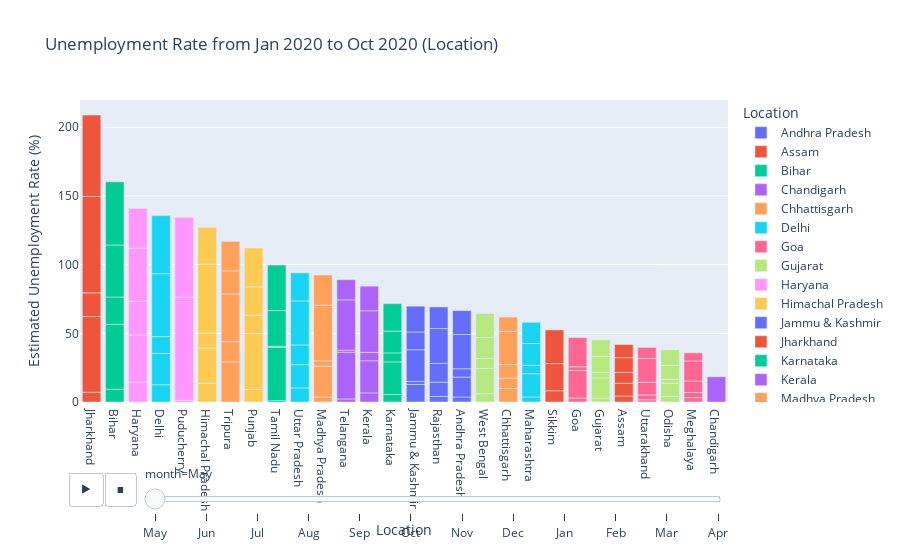

The cell this chart's notebook holds for it:
### Markdown cell above
Hariyana and Tripura were having the highest average amount of Unemployment rate

Meghalaya was having the lowest average amount of Unemployment rate

### Code cell
import plotly.express as px

fig = px.bar(df, x='Location', y='Estimated Unemployment Rate (%)', animation_frame='month', color='Location',
             title='Unemployment Rate from Jan 2020 to Oct 2020 (Location)')

fig.update_layout(xaxis={'categoryorder': 'total descending'})
fig.show()

### Figure 1 — Plotly figure (JSON) as saved in the notebook; plotly's stock layout.template omitted (floating-point values rounded to 4 significant figures)
{"data": [{"alignmentgroup": "True", "hovertemplate": "Location=%{x}<br>month=May<br>Estimated Unemployment Rate (%)=%{y}<extra></extra>", "legendgroup": "Andhra Pradesh", "marker": {"color": "#636efa", "pattern": {"shape": ""}}, "name": "Andhra Pradesh", "offsetgroup": "Andhra Pradesh", "orientation": "v", "showlegend": true, "textposition": "auto", "type": "bar", "x": ["Andhra Pradesh", "Andhra Pradesh", "Andhra Pradesh", "Andhra Pradesh", "Andhra Pradesh"], "xaxis": "x", "y": [3.65, 14.46, 6.09, 24.91, 17.43], "yaxis": "y"}, {"alignmentgroup": "True", "hovertemplate": "Location=%{x}<br>month=May<br>Estimated Unemployment Rate (%)=%{y}<extra></extra>", "legendgroup": "Assam", "marker": {"color": "#EF553B", "pattern": {"shape": ""}}, "name": "Assam", "offsetgroup": "Assam", "orientation": "v", "showlegend": true, "textposition": "auto", "type": "bar", "x": ["Assam", "Assam", "Assam", "Assam", "Assam"], "xaxis": "x", "y": [4.29, 9.38, 7.87, 10.77, 9.55], "yaxis": "y"}, {"alignmentgroup": "True", "hovertemplate": "Location=%{x}<br>month=May<br>Estimated Unemployment Rate (%)=%{y}<extra></extra>", "legendgroup": "Bihar", "marker": {"color": "#00cc96", "pattern": {"shape": ""}}, "name": "Bihar", "offsetgroup": "Bihar", "orientation": "v", "showlegend": true, "textposition": "auto", "type": "bar", "x": ["Bihar", "Bihar", "Bihar", "Bihar", "Bihar"], "xaxis": "x", "y": [9.27, 47.26, 19.9, 37.87, 45.96], "yaxis": "y"}, {"alignmentgroup": "True", "hovertemplate": "Location=%{x}<br>month=May<br>Estimated Unemployment Rate (%)=%{y}<extra></extra>", "legendgroup": "Chandigarh", "marker": {"color": "#ab63fa", "pattern": {"shape": ""}}, "name": "Chandigarh", "offsetgroup": "Chandigarh", "orientation": "v", "showlegend": true, "textposition": "auto", "type": "bar", "x": ["Chandigarh"], "xaxis": "x", "y": [18.35], "yaxis": "y"}, {"alignmentgroup": "True", "hovertemplate": "Location=%{x}<br>month=May<br>Estimated Unemployment Rate (%)=%{y}<extra></extra>", "legendgroup": "Chhattisgarh", "marker": {"color": "#FFA15A", "pattern": {"shape": ""}}, "name": "Chhattisgarh", "offsetgroup": "Chhattisgarh", "orientation": "v", "showlegend": true, "textposition": "auto", "type": "bar", "x": ["Chhattisgarh", "Chhattisgarh", "Chhattisgarh", "Chhattisgarh", "Chhattisgarh"], "xaxis": "x", "y": [9.82, 7.64, 9.77, 24.1, 10.5], "yaxis": "y"}, {"alignmentgroup": "True", "hovertemplate": "Location=%{x}<br>month=May<br>Estimated Unemployment Rate (%)=%{y}<extra></extra>", "legendgroup": "Delhi", "marker": {"color": "#19d3f3", "pattern": {"shape": ""}}, "name": "Delhi", "offsetgroup": "Delhi", "orientation": "v", "showlegend": true, "textposition": "auto", "type": "bar", "x": ["Delhi", "Delhi", "Delhi", "Delhi", "Delhi"], "xaxis": "x", "y": [12.56, 22.76, 12.31, 45.78, 42.27], "yaxis": "y"}, {"alignmentgroup": "True", "hovertemplate": "Location=%{x}<br>month=May<br>Estimated Unemployment Rate (%)=%{y}<extra></extra>", "legendgroup": "Goa", "marker": {"color": "#FF6692", "pattern": {"shape": ""}}, "name": "Goa", "offsetgroup": "Goa", "orientation": "v", "showlegend": true, "textposition": "auto", "type": "bar", "x": ["Goa", "Goa", "Goa", "Goa"], "xaxis": "x", "y": [2.91, 20, 2.75, 21.25], "yaxis": "y"}, {"alignmentgroup": "True", "hovertemplate": "Location=%{x}<br>month=May<br>Estimated Unemployment Rate (%)=%{y}<extra></extra>", "legendgroup": "Gujarat", "marker": {"color": "#B6E880", "pattern": {"shape": ""}}, "name": "Gujarat", "offsetgroup": "Gujarat", "orientation": "v", "showlegend": true, "textposition": "auto", "type": "bar", "x": ["Gujarat", "Gujarat", "Gujarat", "Gujarat", "Gujarat"], "xaxis": "x", "y": [2.88, 14.58, 4.09, 11.62, 12.11], "yaxis": "y"}, {"alignmentgroup": "True", "hovertemplate": "Location=%{x}<br>month=May<br>Estimated Unemployment Rate (%)=%{y}<extra></extra>", "legendgroup": "Haryana", "marker": {"color": "#FF97FF", "pattern": {"shape": ""}}, "name": "Haryana", "offsetgroup": "Haryana", "orientation": "v", "showlegend": true, "textposition": "auto", "type": "bar", "x": ["Haryana", "Haryana", "Haryana", "Haryana", "Haryana"], "xaxis": "x", "y": [14.54, 34.22, 24.67, 38.46, 29.02], "yaxis": "y"}, {"alignmentgroup": "True", "hovertemplate": "Location=%{x}<br>month=May<br>Estimated Unemployment Rate (%)=%{y}<extra></extra>", "legendgroup": "Himachal Pradesh", "marker": {"color": "#FECB52", "pattern": {"shape": ""}}, "name": "Himachal Pradesh", "offsetgroup": "Himachal Pradesh", "orientation": "v", "showlegend": true, "textposition": "auto", "type": "bar", "x": ["Himachal Pradesh", "Himachal Pradesh", "Himachal Pradesh", "Himachal Pradesh", "Himachal Pradesh"], "xaxis": "x", "y": [13.68, 25.64, 10.88, 50, 26.95], "yaxis": "y"}, {"alignmentgroup": "True", "hovertemplate": "Location=%{x}<br>month=May<br>Estimated Unemployment Rate (%)=%{y}<extra></extra>", "legendgroup": "Jammu & Kashmir", "marker": {"color": "#636efa", "pattern": {"shape": ""}}, "name": "Jammu & Kashmir", "offsetgroup": "Jammu & Kashmir", "orientation": "v", "showlegend": true, "textposition": "auto", "type": "bar", "x": ["Jammu & Kashmir", "Jammu & Kashmir", "Jammu & Kashmir", "Jammu & Kashmir", "Jammu & Kashmir"], "xaxis": "x", "y": [12.78, 2.22, 23.04, 12.96, 18.74], "yaxis": "y"}, {"alignmentgroup": "True", "hovertemplate": "Location=%{x}<br>month=May<br>Estimated Unemployment Rate (%)=%{y}<extra></extra>", "legendgroup": "Jharkhand", "marker": {"color": "#EF553B", "pattern": {"shape": ""}}, "name": "Jharkhand", "offsetgroup": "Jharkhand", "orientation": "v", "showlegend": true, "textposition": "auto", "type": "bar", "x": ["Jharkhand", "Jharkhand", "Jharkhand", "Jharkhand", "Jharkhand"], "xaxis": "x", "y": [7.11, 55.1, 17.23, 70.17, 59.23], "yaxis": "y"}, {"alignmentgroup": "True", "hovertemplate": "Location=%{x}<br>month=May<br>Estimated Unemployment Rate (%)=%{y}<extra></extra>", "legendgroup": "Karnataka", "marker": {"color": "#00cc96", "pattern": {"shape": ""}}, "name": "Karnataka", "offsetgroup": "Karnataka", "orientation": "v", "showlegend": true, "textposition": "auto", "type": "bar", "x": ["Karnataka", "Karnataka", "Karnataka", "Karnataka", "Karnataka"], "xaxis": "x", "y": [5.46, 23.72, 6.56, 15.88, 19.97], "yaxis": "y"}, {"alignmentgroup": "True", "hovertemplate": "Location=%{x}<br>month=May<br>Estimated Unemployment Rate (%)=%{y}<extra></extra>", "legendgroup": "Kerala", "marker": {"color": "#ab63fa", "pattern": {"shape": ""}}, "name": "Kerala", "offsetgroup": "Kerala", "orientation": "v", "showlegend": true, "textposition": "auto", "type": "bar", "x": ["Kerala", "Kerala", "Kerala", "Kerala", "Kerala"], "xaxis": "x", "y": [6.63, 23.38, 6.11, 30.28, 17.88], "yaxis": "y"}, {"alignmentgroup": "True", "hovertemplate": "Location=%{x}<br>month=May<br>Estimated Unemployment Rate (%)=%{y}<extra></extra>", "legendgroup": "Madhya Pradesh", "marker": {"color": "#FFA15A", "pattern": {"shape": ""}}, "name": "Madhya Pradesh", "offsetgroup": "Madhya Pradesh", "orientation": "v", "showlegend": true, "textposition": "auto", "type": "bar", "x": ["Madhya Pradesh", "Madhya Pradesh", "Madhya Pradesh", "Madhya Pradesh", "Madhya Pradesh"], "xaxis": "x", "y": [3.63, 22.46, 3.91, 40.49, 21.98], "yaxis": "y"}, {"alignmentgroup": "True", "hovertemplate": "Location=%{x}<br>month=May<br>Estimated Unemployment Rate (%)=%{y}<extra></extra>", "legendgroup": "Maharashtra", "marker": {"color": "#19d3f3", "pattern": {"shape": ""}}, "name": "Maharashtra", "offsetgroup": "Maharashtra", "orientation": "v", "showlegend": true, "textposition": "auto", "type": "bar", "x": ["Maharashtra", "Maharashtra", "Maharashtra", "Maharashtra", "Maharashtra"], "xaxis": "x", "y": [3.67, 16.89, 6.08, 15.92, 15.46], "yaxis": "y"}, {"alignmentgroup": "True", "hovertemplate": "Location=%{x}<br>month=May<br>Estimated Unemployment Rate (%)=%{y}<extra></extra>", "legendgroup": "Meghalaya", "marker": {"color": "#FF6692", "pattern": {"shape": ""}}, "name": "Meghalaya", "offsetgroup": "Meghalaya", "orientation": "v", "showlegend": true, "textposition": "auto", "type": "bar", "x": ["Meghalaya", "Meghalaya", "Meghalaya", "Meghalaya", "Meghalaya"], "xaxis": "x", "y": [3.16, 3.73, 8.4, 14.58, 5.92], "yaxis": "y"}, {"alignmentgroup": "True", "hovertemplate": "Location=%{x}<br>month=May<br>Estimated Unemployment Rate (%)=%{y}<extra></extra>", "legendgroup": "Odisha", "marker": {"color": "#B6E880", "pattern": {"shape": ""}}, "name": "Odisha", "offsetgroup": "Odisha", "orientation": "v", "showlegend": true, "textposition": "auto", "type": "bar", "x": ["Odisha", "Odisha", "Odisha", "Odisha", "Odisha"], "xaxis": "x", "y": [4.17, 9.45, 2.95, 10, 11.41], "yaxis": "y"}, {"alignmentgroup": "True", "hovertemplate": "Location=%{x}<br>month=May<br>Estimated Unemployment Rate (%)=%{y}<extra></extra>", "legendgroup": "Puducherry", "marker": {"color": "#FF97FF", "pattern": {"shape": ""}}, "name": "Puducherry", "offsetgroup": "Puducherry", "orientation": "v", "showlegend": true, "textposition": "auto", "type": "bar", "x": ["Puducherry", "Puducherry", "Puducherry", "Puducherry"], "xaxis": "x", "y": [0, 1.25, 75, 58.19], "yaxis": "y"}, {"alignmentgroup": "True", "hovertemplate": "Location=%{x}<br>month=May<br>Estimated Unemployment Rate (%)=%{y}<extra></extra>", "legendgroup": "Punjab", "marker": {"color": "#FECB52", "pattern": {"shape": ""}}, "name": "Punjab", "offsetgroup": "Punjab", "orientation": "v", "showlegend": true, "textposition": "auto", "type": "bar", "x": ["Punjab", "Punjab", "Punjab", "Punjab", "Punjab"], "xaxis": "x", "y": [9.17, 40.59, 13.49, 20.54, 28.33], "yaxis": "y"}, {"alignmentgroup": "True", "hovertemplate": "Location=%{x}<br>month=May<br>Estimated Unemployment Rate (%)=%{y}<extra></extra>", "legendgroup": "Rajasthan", "marker": {"color": "#636efa", "pattern": {"shape": ""}}, "name": "Rajasthan", "offsetgroup": "Rajasthan", "orientation": "v", "showlegend": true, "textposition": "auto", "type": "bar", "x": ["Rajasthan", "Rajasthan", "Rajasthan", "Rajasthan", "Rajasthan"], "xaxis": "x", "y": [4.03, 10.45, 13.62, 25.35, 15.74], "yaxis": "y"}, {"alignmentgroup": "True", "hovertemplate": "Location=%{x}<br>month=May<br>Estimated Unemployment Rate (%)=%{y}<extra></extra>", "legendgroup": "Sikkim", "marker": {"color": "#EF553B", "pattern": {"shape": ""}}, "name": "Sikkim", "offsetgroup": "Sikkim", "orientation": "v", "showlegend": true, "textposition": "auto", "type": "bar", "x": ["Sikkim", "Sikkim", "Sikkim"], "xaxis": "x", "y": [8.2, 19.75, 24.51], "yaxis": "y"}, {"alignmentgroup": "True", "hovertemplate": "Location=%{x}<br>month=May<br>Estimated Unemployment Rate (%)=%{y}<extra></extra>", "legendgroup": "Tamil Nadu", "marker": {"color": "#00cc96", "pattern": {"shape": ""}}, "name": "Tamil Nadu", "offsetgroup": "Tamil Nadu", "orientation": "v", "showlegend": true, "textposition": "auto", "type": "bar", "x": ["Tamil Nadu", "Tamil Nadu", "Tamil Nadu", "Tamil Nadu", "Tamil Nadu"], "xaxis": "x", "y": [0.97, 38.73, 0.89, 25.95, 33.16], "yaxis": "y"}, {"alignmentgroup": "True", "hovertemplate": "Location=%{x}<br>month=May<br>Estimated Unemployment Rate (%)=%{y}<extra></extra>", "legendgroup": "Telangana", "marker": {"color": "#ab63fa", "pattern": {"shape": ""}}, "name": "Telangana", "offsetgroup": "Telangana", "orientation": "v", "showlegend": true, "textposition": "auto", "type": "bar", "x": ["Telangana", "Telangana", "Telangana", "Telangana", "Telangana"], "xaxis": "x", "y": [2.23, 34.01, 1.52, 36.57, 14.7], "yaxis": "y"}, {"alignmentgroup": "True", "hovertemplate": "Location=%{x}<br>month=May<br>Estimated Unemployment Rate (%)=%{y}<extra></extra>", "legendgroup": "Tripura", "marker": {"color": "#FFA15A", "pattern": {"shape": ""}}, "name": "Tripura", "offsetgroup": "Tripura", "orientation": "v", "showlegend": true, "textposition": "auto", "type": "bar", "x": ["Tripura", "Tripura", "Tripura", "Tripura", "Tripura"], "xaxis": "x", "y": [29.25, 14.71, 34.69, 16.78, 21.51], "yaxis": "y"}, {"alignmentgroup": "True", "hovertemplate": "Location=%{x}<br>month=May<br>Estimated Unemployment Rate (%)=%{y}<extra></extra>", "legendgroup": "Uttar Pradesh", "marker": {"color": "#19d3f3", "pattern": {"shape": ""}}, "name": "Uttar Pradesh", "offsetgroup": "Uttar Pradesh", "orientation": "v", "showlegend": true, "textposition": "auto", "type": "bar", "x": ["Uttar Pradesh", "Uttar Pradesh", "Uttar Pradesh", "Uttar Pradesh", "Uttar Pradesh"], "xaxis": "x", "y": [10.26, 16.89, 14.4, 32.06, 20.41], "yaxis": "y"}, {"alignmentgroup": "True", "hovertemplate": "Location=%{x}<br>month=May<br>Estimated Unemployment Rate (%)=%{y}<extra></extra>", "legendgroup": "Uttarakhand", "marker": {"color": "#FF6692", "pattern": {"shape": ""}}, "name": "Uttarakhand", "offsetgroup": "Uttarakhand", "orientation": "v", "showlegend": true, "textposition": "auto", "type": "bar", "x": ["Uttarakhand", "Uttarakhand", "Uttarakhand", "Uttarakhand", "Uttarakhand"], "xaxis": "x", "y": [1.63, 3.57, 9.17, 17.36, 8.01], "yaxis": "y"}, {"alignmentgroup": "True", "hovertemplate": "Location=%{x}<br>month=May<br>Estimated Unemployment Rate (%)=%{y}<extra></extra>", "legendgroup": "West Bengal", "marker": {"color": "#B6E880", "pattern": {"shape": ""}}, "name": "West Bengal", "offsetgroup": "West Bengal", "orientation": "v", "showlegend": true, "textposition": "auto", "type": "bar", "x": ["West Bengal", "West Bengal", "West Bengal", "West Bengal", "West Bengal"], "xaxis": "x", "y": [6.02, 18.43, 7.25, 15.22, 17.41], "yaxis": "y"}], "layout": {"autosize": true, "barmode": "relative", "legend": {"title": {"text": "Location"}, "tracegroupgap": 0}, "sliders": [{"active": 0, "currentvalue": {"prefix": "month="}, "len": 0.9, "pad": {"b": 10, "t": 60}, "steps": [{"args": [["May"], {"frame": {"duration": 0, "redraw": true}, "fromcurrent": true, "mode": "immediate", "transition": {"duration": 0, "easing": "linear"}}], "label": "May", "method": "animate"}, {"args": [["Jun"], {"frame": {"duration": 0, "redraw": true}, "fromcurrent": true, "mode": "immediate", "transition": {"duration": 0, "easing": "linear"}}], "label": "Jun", "method": "animate"}, {"args": [["Jul"], {"frame": {"duration": 0, "redraw": true}, "fromcurrent": true, "mode": "immediate", "transition": {"duration": 0, "easing": "linear"}}], "label": "Jul", "method": "animate"}, {"args": [["Aug"], {"frame": {"duration": 0, "redraw": true}, "fromcurrent": true, "mode": "immediate", "transition": {"duration": 0, "easing": "linear"}}], "label": "Aug", "method": "animate"}, {"args": [["Sep"], {"frame": {"duration": 0, "redraw": true}, "fromcurrent": true, "mode": "immediate", "transition": {"duration": 0, "easing": "linear"}}], "label": "Sep", "method": "animate"}, {"args": [["Oct"], {"frame": {"duration": 0, "redraw": true}, "fromcurrent": true, "mode": "immediate", "transition": {"duration": 0, "easing": "linear"}}], "label": "Oct", "method": "animate"}, {"args": [["Nov"], {"frame": {"duration": 0, "redraw": true}, "fromcurrent": true, "mode": "immediate", "transition": {"duration": 0, "easing": "linear"}}], "label": "Nov", "method": "animate"}, {"args": [["Dec"], {"frame": {"duration": 0, "redraw": true}, "fromcurrent": true, "mode": "immediate", "transition": {"duration": 0, "easing": "linear"}}], "label": "Dec", "method": "animate"}, {"args": [["Jan"], {"frame": {"duration": 0, "redraw": true}, "fromcurrent": true, "mode": "immediate", "transition": {"duration": 0, "easing": "linear"}}], "label": "Jan", "method": "animate"}, {"args": [["Feb"], {"frame": {"duration": 0, "redraw": true}, "fromcurrent": true, "mode": "immediate", "transition": {"duration": 0, "easing": "linear"}}], "label": "Feb", "method": "animate"}, {"args": [["Mar"], {"frame": {"duration": 0, "redraw": true}, "fromcurrent": true, "mode": "immediate", "transition": {"duration": 0, "easing": "linear"}}], "label": "Mar", "method": "animate"}, {"args": [["Apr"], {"frame": {"duration": 0, "redraw": true}, "fromcurrent": true, "mode": "immediate", "transition": {"duration": 0, "easing": "linear"}}], "label": "Apr", "method": "animate"}], "x": 0.1, "xanchor": "left", "y": 0, "yanchor": "top"}], "title": {"text": "Unemployment Rate from Jan 2020 to Oct 2020 (Location)"}, "updatemenus": [{"buttons": [{"args": [null, {"frame": {"duration": 500, "redraw": true}, "fromcurrent": true, "mode": "immediate", "transition": {"duration": 500, "easing": "linear"}}], "label": "&#9654;", "method": "animate"}, {"args": [[null], {"frame": {"duration": 0, "redraw": true}, "fromcurrent": true, "mode": "immediate", "transition": {"duration": 0, "easing": "linear"}}], "label": "&#9724;", "method": "animate"}], "direction": "left", "pad": {"r": 10, "t": 70}, "showactive": false, "type": "buttons", "x": 0.1, "xanchor": "right", "y": 0, "yanchor": "top"}], "xaxis": {"anchor": "y", "autorange": true, "categoryarray": ["Andhra Pradesh", "Assam", "Bihar", "Chandigarh", "Chhattisgarh", "Delhi", "Goa", "Gujarat", "Haryana", "Himachal Pradesh", "Jammu & Kashmir", "Jharkhand", "Karnataka", "Kerala", "Madhya Pradesh", "Maharashtra", "Meghalaya", "Odisha", "Puducherry", "Punjab", "Rajasthan", "Sikkim", "Tamil Nadu", "Telangana", "Tripura", "Uttar Pradesh", "Uttarakhand", "West Bengal"], "categoryorder": "total descending", "domain": [0, 1], "range": [-0.5, 27.5], "title": {"text": "Location"}, "type": "category"}, "yaxis": {"anchor": "x", "autorange": true, "domain": [0, 1], "range": [0, 219.8], "title": {"text": "Estimated Unemployment Rate (%)"}, "type": "linear"}}}
